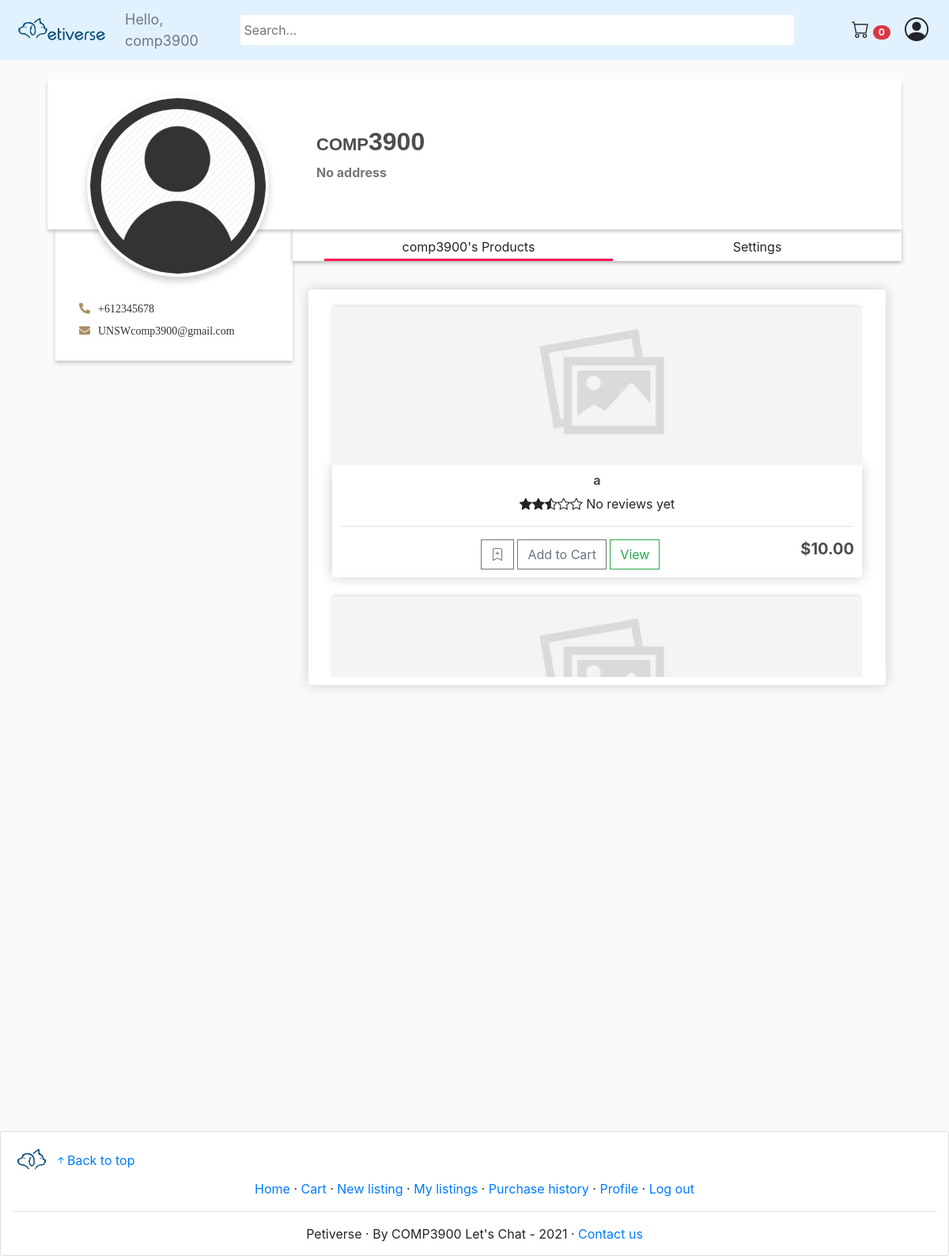
Screenshot of /user_profile/comp3900/ (signed in) with the database file from the repository.
### store/models.py (models this page shows, shortened)
class Customer(models.Model):
    user = models.OneToOneField(User, null=True, blank=True, on_delete=models.CASCADE)
    nickname = models.CharField(max_length=200, null=True)
    email = models.EmailField(max_length=254)
    contactNo = models.CharField(max_length=200, null=True)
    image = models.ImageField(default='../images/user_icon.png', upload_to='../images')
    trusted = models.BooleanField(default=False)
    slug_str = models.SlugField(blank=True)

class Product(models.Model):
    name = models.CharField(max_length=200)
    selling_type = models.CharField(max_length=10, choices=SELLING_CHOICES, default='sale')
    price = models.DecimalField(max_digits=30, decimal_places=2)
    starting_bid = models.DecimalField(max_digits=30, decimal_places=2, default=0)
    end_date = models.DateTimeField(default=timezone.now, blank=True, null=True)
    highest_bidder = models.ForeignKey(Customer, on_delete=models.CASCADE, null=True, blank=True, related_name='highest_bidder')
    remaining_unit = models.IntegerField()
    sold_unit = models.IntegerField(default=0)
    isAnimal = models.BooleanField(default=False,null=True, blank=True)
    description = models.TextField(max_length=1000)
    image = models.ImageField(null=True, blank=True)
    warranty = models.CharField(max_length=200, null=True)
    delivery_period = models.DurationField()
    seller = models.ForeignKey(Customer, on_delete=models.CASCADE, null=True, blank=True)
    tags = TaggableManager()
    estimated_date = models.DateTimeField(editable=False, blank=True, null=True)
    slug_str = models.SlugField(blank=True)
    is_active = models.BooleanField(default=True)
    imageUri = models.TextField(blank=True)
    @property
    def imageURL(self):
        try:
            url = self.image.url
        except:
            url = no_image_url
        return url
    @property
    def avg_rating(self):
        if self.reviews.count() == 0:
            return 2.5
        else:
            return float(self.reviews.aggregate(models.Avg('rating'))['rating__avg'])

### store/views.py (the view)
# urls.py: path('user_profile/<slug:slug>/', views.userProfile, name="user_profile"),
def userProfile(request, slug=None):
    if request.method == 'POST':
        user_form = UpdateUserForm(request.POST, instance=request.user.customer)
        user_pic_form = UpdateUserProfilePic(request.POST, request.FILES, instance=request.user.customer)
        if user_form.is_valid() and user_pic_form.is_valid():
            user_form.save()
            user_pic_form.save()
            new_username = user_form['nickname'].value()
            new_customer = Customer.objects.get(nickname=new_username)
            new_customer.save()
            return redirect(f'/user_profile/{new_customer.slug_str}')
    else:
        user_form = UpdateUserForm(instance=request.user.customer)
        user_pic_form = UpdateUserProfilePic(instance=request.user.customer)
    orders = request.user.customer.order_set.all()
    customer = request.user.customer
    customer_match = Customer.objects.get(slug_str=slug)
    cartItems = cart_items(customer)
    orders = Order.objects.filter(customer=customer)
    items = []
    products = Product.objects.all()
    for product in products:
        if product.seller == customer_match:
            items.append(product)
    context = {
        'customer': customer_match,
        'items': items,
        'user_form': user_form,
        'user_pic_form': user_pic_form,
        'orders': orders,
        'cartItems':cartItems
        }
    return render(request, 'store/user_profile.html', context)

### store/forms.py
class UpdateUserForm(ModelForm):
    class Meta:
        model = Customer
        fields = ['nickname', 'email', 'contactNo']

class UpdateUserProfilePic(ModelForm):
    class Meta:
        model = Customer
        fields = ['image']

### store/models.py (called while the page is built)
	@property
	def get_cart_items(self):
		orderitems = self.orderitem_set.all()
		total = sum([item.quantity for item in orderitems])
		return total

    @staticmethod
    def check_exist(wishlist, product):
        products = wishlist.product.all()
        result = False
        for item in products:
            if product == item:
                result = True
                break
        return result

### store/templatetags/support_tags.py (called while the page is built)
@register.simple_tag
def check_exist_tag(customer, product):
    if isinstance(customer, Customer):
        wishlist = customer.wishlist
        return customer.wishlist.check_exist(wishlist, product)
    else:
        return False

### store/views.py (called while the page is built)
def cart_items (customer):
    order, created = Order.objects.get_or_create(customer=customer, complete=False)
    items = order.orderitem_set.all()
    items = order.get_cart_items
    return items

### store/templates/store/user_profile.html (shortened to what this page needs)
{% extends 'store/main.html' %}
{% load static %}
{% load support_tags %}
{% load crispy_forms_tags %}
{% block content %}
    <html lang="en">
    <head>
        <link rel="stylesheet" href="{% static 'css/main.css' %}">
        <link rel="stylesheet" href="{% static 'fontawesome/css/all.css' %}">
    </head>
    <body>
    <div class="container">
        <div class="profile-header">
            <div class="profile-img">
                <img src="{{customer.image.url}}" width="200" alt="">
            </div>
            <div class="profile-nav-info">
                <h3 class="user-name">{{customer.nickname}}</h3>
                <div class="address">
                    {% if customer.shipping_address == "" %}
                        <p class="address-line">{{customer.shipping_address.address}}, </p>
                        <p class="city">{{customer.shipping_address.city}}, </p>
                        <p class="state">{{customer.shipping_address.state}}, </p>
                        <p class="postcode">{{customer.shipping_address.postcode}}.</p>
                    {% else %}
                        <p class="empty-address">No address</p>
                    {% endif %}
                </div>
            </div>
        </div>
        <div class="main-bd">
            <div class="left-side">
                <div class="profile-side">
                    <p class="mobile-no"><i class="fa fa-phone"></i>{{customer.contactNo}}</p>
                    <p class="user-mail"><i class="fa fa-envelope"></i>{{customer.email}}</p>
                </div>
            </div>
            <div class="right-side">
                <div class="nav">
                    <ul>
                        <li onclick="tabs(0)" class="user-product active">{{customer.nickname}}'s Products</li>
                        {% if customer == request.user.customer%}
                            <li onclick="tabs(1)" class="user-setting">Settings</li>
                        {% endif %}
                    </ul>
                </div>
                <div class="profile-body">
                    <div class="profile-product tab">
                        <div class="box-element list-box">
                            <ul class="list-group list-group-flush" style="overflow:scroll; height:100%;">
                            {% for product in items %}
                                <div class="list-group-item list-box-item">
                                    <a href = "{% url 'product_page' product.slug_str %}">
                                        <img class="thumbnail" style="object-fit:cover; " src="{{product.imageURL}}">
                                    </a>
                                    <div class="box-element product">
                                        <h6><strong>{{product.name}}</strong></h6>
                                        <div class="star-rating-div" data-rating="{{product.avg_rating}}" data-n-reviews="{{product.reviews.count}}"></div>
                                        <hr>
                                        {% if product.selling_type == "sale" and request.user.is_authenticated %}
                                            {% check_exist_tag request.user.customer product as result %}
                                            {% if result %}
                                                <button data-product="{{product.id}}"
                                                class="btn btn-outline-secondary add-to-wishlist"><i class="bi-bookmark-check-fill"></i></button>
                                            {% else %}
                                                <button data-product="{{product.id}}" id="add-to-wishlist"
                                                class="btn btn-outline-secondary add-to-wishlist"><i class="bi-bookmark-plus"></i></button>
                                            {% endif %}
                                            <button data-product="{{product.id}}" data-action="add"
                                            class="btn btn-outline-secondary add-btn update-cart"> Add to Cart </button>
                                        {% endif %}
                                        <a class="btn btn-outline-success" href="{% url 'product_page' product.slug_str %}">View</a>
                                        {% if product.selling_type == "sale" %}
                                            <h5 style="display: inline-block; float: right"><strong>${{product.price|floatformat:2}}</strong></h5>
                                        {% else %}
                                            <h5 style="display: inline-block; float: right"><strong>${{product.starting_bid|floatformat:2}}</strong></h5>
                                        {% endif %}
                                    </div>
                                </div>
                            {% empty %}
                                <p style="margin-left: 15px;">No products were found</p>
                            {% endfor %}
                            </ul>
                        </div>
                    </div>
                </div>
            </div>
        </div>
    </div>
    </body>
    </html>
{% endblock content %}

### store/templates/store/main.html (shortened to what this page needs)
<!DOCTYPE html>
{% load static %}
{% load i18n %}
<html>
<head>
	<link rel="stylesheet" href="https://stackpath.bootstrapcdn.com/bootstrap/4.4.1/css/bootstrap.min.css">
	<link rel="stylesheet" type="text/css" href="{% static 'css/main.css' %}">
</head>
<body>
	<nav class="navbar sticky-top navbar-expand-lg navbar-light bg-light">
		<a class="navbar-brand" href="{% url 'store' %}">
			<img class="brand-img" src="{% static 'images/logo_text_transparent.png' %}">
		</a>
		<div class="navbar-collapse collapse w-100 order-0 order-md-0 dual-collapse2">
			<ul class="navbar-nav mr-auto">
				<li class="nav-item active">
				  {% if request.user.is_authenticated %}
					  <span class="hello-msg navbar-text">Hello, {{request.user.customer.nickname}}</span>
				  {% endif %}
				</li>
			  </ul>
		</div>
		<div class="mx-auto order-1">
	        <form action="{% url 'search_result' %}" method="get">
	        	<input class="search_bar"  name = "q" type="text" placeholder="Search...", style="border-radius:3px !important; border:none; min-height:38px !important; padding-left:5px;">
	        </form>
		</div>
		<div class="navbar-collapse collapse w-100 order-2 dual-collapse2">
			<ul class="navbar-nav ml-auto">
				{% if request.user.is_authenticated %}
				<li class="nav-item">
					<a class="btn" href="{% url 'cart' %}"><i class="bi-cart" style="font-size:22px;"></i> <span class="badge badge-pill badge-danger">{{cartItems}}</span></a>
				</li>
				{% endif %}
			</ul>
			{% if request.user.is_authenticated %}
				<div class="dropdown">
					<i class="bi-person-circle" id="user-icon" onclick="toggleDropdown()" ></i>
				</div>
			{% endif %}
		</div>
	</nav>
     <div class="container">
            <br>
            {% block content %}
            {% endblock content %}
         </div>
	<footer class="card">
		<div>
			<a class="footer-logo-link" href="{% url 'store' %}">
				<img class="brand-img" src="{% static 'images/logo_no_text_transparent.png' %}">
			</a>
			<a href="#" style="display:inline;"><i class="bi-arrow-up-short"></i>Back to top</a>
		</div>
		<div>
			<div style="text-align:center;">
				<a href="/">Home</a>
				&middot;
				{% if request.user.is_authenticated %}
					<a href="{% url 'cart' %}">Cart</a>
					&middot;
					<a href="{% url 'new_product' %}">New listing</a>
					&middot;
					<a href="{% url 'my_listings' %}">My listings</a>
					&middot;
					<a href="{% url 'purchase_history' %}">Purchase history</a>
					&middot;
					<a href="{% url 'user_profile' request.user.customer.slug_str %}">Profile</a>
					&middot;
					<a href="{% url 'logout' %}">Log out</a>
				{% else %}
					<a href="{% url 'login' %}">Log in</a>
					&middot;
					<a href="{% url 'signup' %}">Sign up</a>
				{% endif %}
			</div>
		</div>
		<hr>
		<div style="text-align:center;">
			Petiverse
			&middot;
			By COMP3900 Let's Chat - 2021
			&middot;
			<a href="mailto:unswcomp3900@gmail.com">Contact us</a>
		</div>
	</footer>
</body>
</html>

### static/css/main.css (style rules this page uses)
body { background-color: hsl(0, 0%, 98%); }
h1, h2, h3, h4, h5, h6 { color: hsl(0, 0%, 30%); }
footer { padding: 15px; margin-top: 10px; justify-content: center; position: absolute; width: 100%; }
.brand-img { object-fit: contain; height: 45px; }
.navbar { padding-top: 3px; padding-bottom: 3px; }
.container { min-height: 100vh; position: relative; }
.box-element { box-shadow: hsl(0, 0%, 80%) 0 0 16px; background-color: #fff; border-radius: 4px; padding: 10px; }
.thumbnail { width: 100%; height: 200px; -webkit-box-shadow: -1px -3px 5px -2px rgba(214, 214, 214, 1); -moz-box-shadow: -1px -3px 5px -2px rgba(214, 214, 214, 1); box-shadow: -1px -3px 5px -2px rgba(214, 214, 214, 1); transition: 0.1s all ease-in-out; }
.product { border-radius: 0 0 4px 4px; }
.bg-light { background-color: #e1f2fe!important; }
.dropdown { position: relative; display: inline-block; }
.search_bar { width: 700px; margin-right: 35px; }
#user-icon { width: 30px; display: inline-block; margin-left:5px; margin-right:10px; font-size:30px; }
.btn { border-radius: 0; }
.hello-msg { font-size: 18px; color: #fff; margin-right: 20px; }
.list-box { height: 500px; }
.list-box-item { border:none; height:fit-content }
:root { --color: #AA8F66; }
.profile-header { background: #fff; width: 100%; display: flex; height: 190px; position: relative; box-shadow: 0px 3px 4px rgba(0, 0, 0, .2); }
.profile-img { float: left; width: 340px; height: 200px; }
.profile-img img { border-radius: 50%; height: 230px; width: 230px; border: 4px solid #fff; box-shadow: 0px 5px 10px rgba(0, 0, 0, .2); position: absolute; left: 50px; top: 20px; z-index: 5; background: #fff; }
.profile-nav-info { float: left; flex-direction: column; justify-content: center; padding-top: 60px; }
.profile-nav-info h3 { font-variant: small-caps; font-size: 2rem; font-family: sans-serif; font-weight: bold; }
.profile-nav-info .address { display: flex; font-weight: bold; color: #777; }
.profile-nav-info .address p { margin-right: 5px; }
.main-bd { width: 100%; display: flex; padding-right: 15px; }
.profile-side { width: 300px; background: #fff; box-shadow: 0px 3px 5px rgba(0, 0, 0, .2); padding: 90px 30px 20px; font-family: 'Bree Serif', serif; margin-left: 10px; z-index: 99; }
.profile-side p { margin-bottom: 7px; color: #333; font-size: 14px; }
.profile-side p i { color: var(--color); margin-right: 10px; }
.mobile-no i { transform: rotateY(180deg); }
.nav { width: 100%; z-index: -1; }
.nav ul { display: flex; justify-content: center; list-style-type: none; height: 40px; background: #fff; box-shadow: 0px 2px 5px rgba(0, 0, 0, .3); }
.nav ul li { padding: 10px; width: 365px; cursor: pointer; text-align: center; transition: all .2s ease-in-out; }
.nav ul li.active, .nav ul li:hover { box-shadow: 0px -3px 0px rgba(288, 0, 70, .9) inset; }
.profile-body { width: 100%; z-index: -1; }
.tab { padding: 20px; width: 100%; text-align: center; display: none; }
button { border-radius: 0 }
button,input,optgroup,select,textarea { margin: 0; font-family: inherit; font-size: inherit; line-height: inherit }
button,input { overflow: visible }
button,select { text-transform: none }
[type=reset],[type=submit],button,html [type=button] { -webkit-appearance: button }

### rows the page displays
Customer: image (picture), nickname "comp3900", contactNo "+612345678", email "UNSWcomp3900@gmail.com"
Product: name "a", price "10.00"

### other values shown
{{ request.user.customer.nickname }} "comp3900"
{{ cartItems }} "0"
